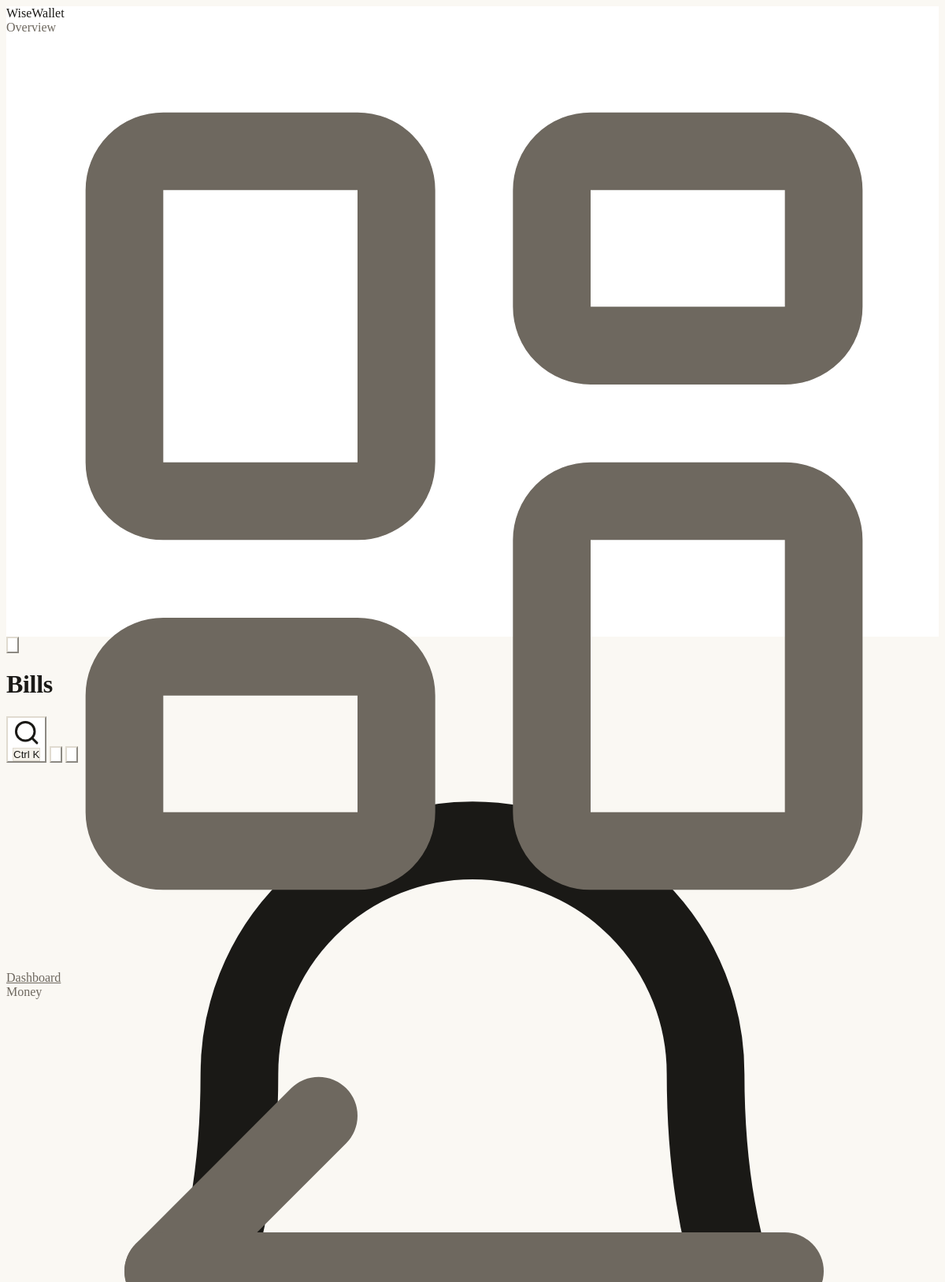
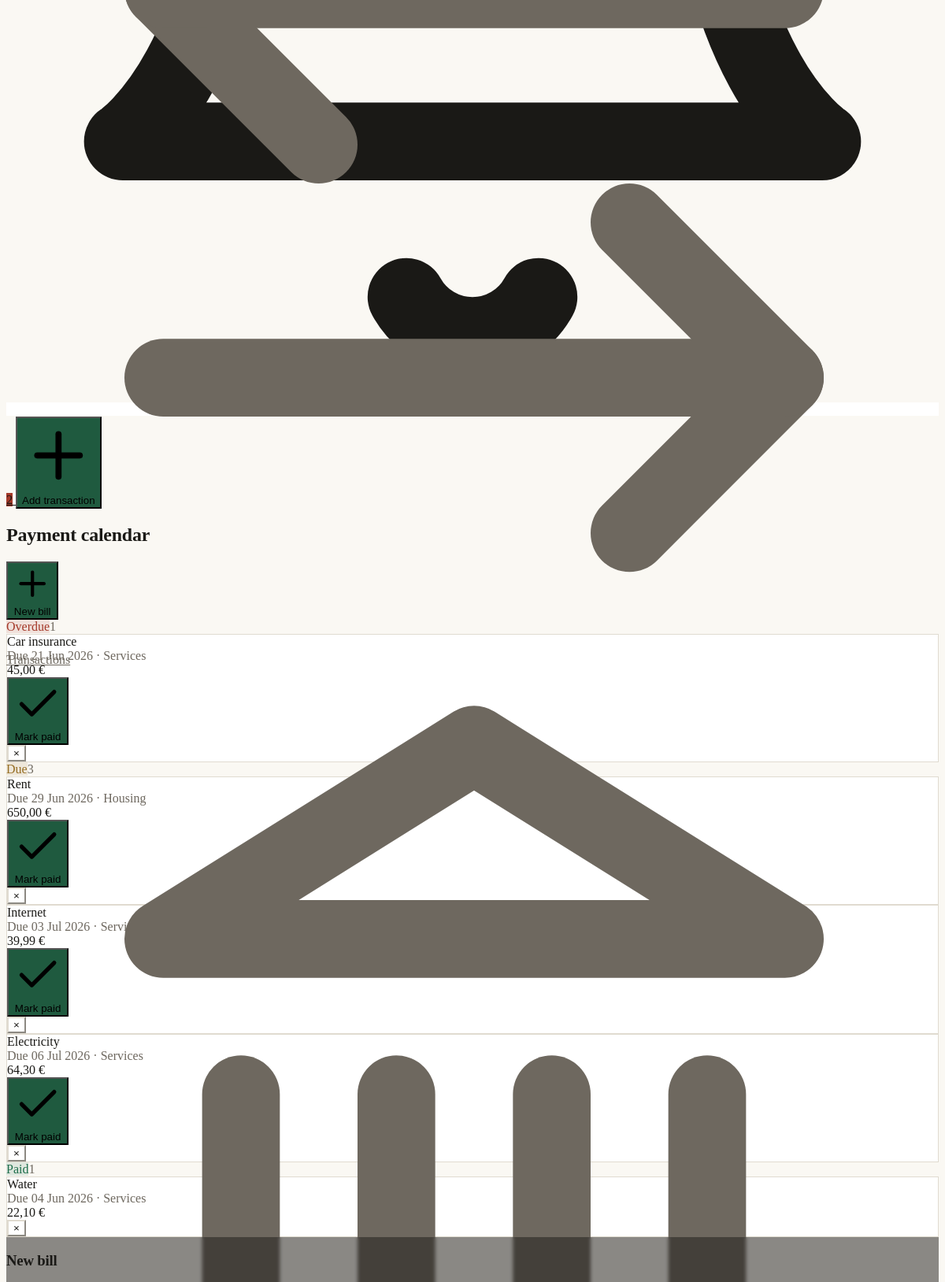
/bills (signed in, upper part), run on the app's committed database (2 pictures, top to bottom).
### tables this page shows
CREATE TABLE `bills` (
  `id`          INT UNSIGNED NOT NULL AUTO_INCREMENT,
  `user_id`     INT UNSIGNED NOT NULL,
  `name`        VARCHAR(150) NOT NULL,
  `amount`      DECIMAL(15,2) NOT NULL,
  `due_date`    DATE NOT NULL,
  `recurrence`  ENUM('once','weekly','monthly','quarterly','yearly') NOT NULL DEFAULT 'monthly',
  `category_id` INT UNSIGNED NULL,
  `account_id`  INT UNSIGNED NULL,
  `status`      ENUM('pending','paid','overdue') NOT NULL DEFAULT 'pending',
  `paid_at`     DATETIME NULL,
  `created_at`  DATETIME NOT NULL DEFAULT CURRENT_TIMESTAMP,
  PRIMARY KEY (`id`),
  KEY `idx_bills_user` (`user_id`),
  CONSTRAINT `fk_bills_user` FOREIGN KEY (`user_id`) REFERENCES `users`(`id`) ON DELETE CASCADE
);

CREATE TABLE `categories` (
  `id`         INT UNSIGNED NOT NULL AUTO_INCREMENT,
  `user_id`    INT UNSIGNED NULL,             
  `name`       VARCHAR(80) NOT NULL,
  `type`       ENUM('income','expense','transfer') NOT NULL,
  `icon`       VARCHAR(40) NOT NULL DEFAULT 'tag',
  `color`      VARCHAR(20) NOT NULL DEFAULT '#64748b',
  `is_system`  TINYINT(1) NOT NULL DEFAULT 0,
  `created_at` DATETIME NOT NULL DEFAULT CURRENT_TIMESTAMP,
  PRIMARY KEY (`id`),
  KEY `idx_categories_user_type` (`user_id`,`type`),
  CONSTRAINT `fk_categories_user` FOREIGN KEY (`user_id`) REFERENCES `users`(`id`) ON DELETE CASCADE
);

### app/helpers.php (called while the page is built, shortened)
<?php
function e($value): string
{
    return htmlspecialchars((string) ($value ?? ''), ENT_QUOTES | ENT_SUBSTITUTE, 'UTF-8');
}
function money($amount, string $symbol = '€'): string
{
    return number_format((float) $amount, 2, ',', ' ') . ' ' . $symbol;
}

### app/bootstrap.php (called while the page is built, shortened)
<?php
require __DIR__ . '/config.php';
require __DIR__ . '/Database.php';
require __DIR__ . '/helpers.php';
require __DIR__ . '/icons.php';
require __DIR__ . '/Security/Auth.php';
require __DIR__ . '/Services/Mailer.php';
require __DIR__ . '/Services/Notifier.php';
spl_autoload_register(static function (string $class): void {
    foreach (['/Models/', '/Services/'] as $dir) {
        $file = WW_APP . $dir . $class . '.php';
        if (is_file($file)) {
            return;
        }
    }
});

### app/Security/Auth.php (called while the page is built, shortened)
<?php
final class Auth
{
    public static function id(): ?int
    {
        return isset($_SESSION['user_id']) ? (int) $_SESSION['user_id'] : null;
    }
}

### app/Database.php (called while the page is built, shortened)
<?php
final class Database
{
    private static ?PDO $pdo = null;
    public static function pdo(): PDO
    {
        if (self::$pdo instanceof PDO) {
            return self::$pdo;
        }
        $host = (string) ww_config('DB_HOST', '127.0.0.1');
        $port = (string) ww_config('DB_PORT', '3306');
        $name = (string) ww_config('DB_NAME', 'wisewallet');
        $user = (string) ww_config('DB_USER', 'root');
        $pass = (string) ww_config('DB_PASS', '');
        $dsn = "mysql:host={$host};port={$port};dbname={$name};charset=utf8mb4";
        try {
            self::$pdo = new PDO($dsn, $user, $pass, [
                PDO::ATTR_ERRMODE            => PDO::ERRMODE_EXCEPTION,
                PDO::ATTR_DEFAULT_FETCH_MODE => PDO::FETCH_ASSOC,
                PDO::ATTR_EMULATE_PREPARES   => false,
                PDO::ATTR_STRINGIFY_FETCHES  => false,
            ]);
        } catch (PDOException $e) {
            error_log('DB connection failed: ' . $e->getMessage());
            http_response_code(503);
            if (WW_DEBUG) {
                exit('Database connection failed: ' . htmlspecialchars($e->getMessage(), ENT_QUOTES));
            }
            exit('Service temporarily unavailable. Please try again later.');
        }
        return self::$pdo;
    }
    public static function all(string $sql, array $params = []): array
    {
        $stmt = self::pdo()->prepare($sql);
        $stmt->execute($params);
        return $stmt->fetchAll();
    }
    public static function scalar(string $sql, array $params = [])
    {
        $stmt = self::pdo()->prepare($sql);
        $stmt->execute($params);
        $val = $stmt->fetchColumn();
        return $val === false ? null : $val;
    }
    public static function run(string $sql, array $params = []): int
    {
        $stmt = self::pdo()->prepare($sql);
        $stmt->execute($params);
        return $stmt->rowCount();
    }
}

### app/Services/Finance.php (called while the page is built, shortened)
<?php
final class Finance
{
    public static function bills(int $uid): array
    {
        Database::run("UPDATE bills SET status='overdue' WHERE user_id=? AND status='pending' AND due_date < CURDATE()", [$uid]);
        $rows = Database::all(
            "SELECT b.*, c.name category_name FROM bills b LEFT JOIN categories c ON c.id=b.category_id
              WHERE b.user_id=? ORDER BY FIELD(b.status,'overdue','pending','paid'), b.due_date", [$uid]);
        foreach ($rows as $b) {
            if ($b['status'] === 'overdue') {
                Notifier::send($uid, 'bill', 'Bill overdue: ' . $b['name'],
                    $b['name'] . ' (' . number_format((float) $b['amount'], 2) . '€) was due on ' . date('d M Y', strtotime($b['due_date'])) . ' and is now overdue.', 'calendar');
            } elseif ($b['status'] === 'pending' && strtotime($b['due_date']) <= strtotime('+2 days')) {
                Notifier::send($uid, 'bill', 'Bill due soon: ' . $b['name'],
                    $b['name'] . ' (' . number_format((float) $b['amount'], 2) . '€) is due on ' . date('d M Y', strtotime($b['due_date'])) . '.', 'calendar');
            }
        }
        return $rows;
    }
}

### app/Services/Notifier.php (called while the page is built, shortened)
<?php
final class Notifier
{
    public static function send(int $uid, string $type, string $title, string $body, string $icon = 'bell'): void
    {
        $dup = Database::scalar(
            "SELECT id FROM notifications WHERE user_id=? AND title=? AND created_at > (NOW() - INTERVAL 1 DAY) LIMIT 1",
            [$uid, $title]
        );
        Database::run(
            "INSERT INTO notifications (user_id,type,title,body,icon,created_at) VALUES (?,?,?,?,?,NOW())",
            [$uid, $type, $title, $body, $icon]
        );
        $wantsEmail = (int) (Database::scalar("SELECT email_notifications FROM users WHERE id=?", [$uid]) ?? 1) === 1;
        $email = Database::scalar("SELECT email FROM users WHERE id=?", [$uid]);
    }
}

### app/config.php (called while the page is built, shortened)
<?php
function ww_config(string $key, $default = null)
{
    $env = $GLOBALS['__ww_env'][$key] ?? getenv($key);
    if ($env === false || $env === null || $env === '') {
        return $default;
    }
    $lower = strtolower((string) $env);
    return $env;
}

### app/Services/Mailer.php (called while the page is built, shortened)
<?php
final class Mailer
{
    public static function send(string $to, string $subject, string $body): bool
    {
        if (strtolower((string) ww_config('MAIL_DRIVER', 'log')) !== 'smtp') {
            return true;
        }
    }
}

### public/bills.php (the view, shortened to what this page needs)
<?php
require __DIR__ . '/../app/bootstrap.php';
$uid = Auth::id();
$bills = Finance::bills($uid);
$groups = ['overdue' => [], 'pending' => [], 'paid' => []];
foreach ($bills as $b) { $groups[$b['status']][] = $b; }
$labels = ['overdue' => 'Overdue', 'pending' => 'Due', 'paid' => 'Paid'];
$badge = ['overdue' => 'badge-neg', 'pending' => 'badge-warn', 'paid' => 'badge-pos'];
require __DIR__ . '/../app/views/partials/app_head.php';
?>
<div class="flex justify-between items-center mb-5">
  <h2 class="font-display font-semibold text-lg">Payment calendar</h2>
  <button class="btn-primary" data-modal-open="#m-bill"><?= icon('plus','w-4 h-4') ?> New bill</button>
</div>
<div class="grid gap-5 lg:grid-cols-3">
  <?php foreach (['overdue', 'pending', 'paid'] as $st): ?>
    <div>
      <div class="flex items-center gap-2 mb-3"><span class="<?= $badge[$st] ?>"><?= $labels[$st] ?></span><span class="text-soft text-sm"><?= count($groups[$st]) ?></span></div>
      <div class="space-y-3">
        <?php foreach ($groups[$st] as $b): ?>
          <div class="card card-pad">
            <div class="flex justify-between items-start">
              <div>
                <div class="font-medium"><?= e($b['name']) ?></div>
                <div class="text-xs text-soft">Due <?= date('d M Y', strtotime($b['due_date'])) ?> · <?= e($b['category_name'] ?? 'General') ?></div>
              </div>
              <div class="text-right font-display font-semibold amount sensitive"><?= money($b['amount']) ?></div>
            </div>
            <div class="flex gap-2 mt-3">
              <?php if ($st !== 'paid'): ?>
                <form data-api-form="/api/bills.php" data-method="PATCH" class="flex-1">
                  <button class="btn-primary btn-sm w-full"><?= icon('check','w-4 h-4') ?> Mark paid</button>
                </form>
              <?php endif; ?>
              <button class="btn-ghost btn-sm p-1.5" data-del="/api/bills.php" data-id="<?= $b['id'] ?>">&times;</button>
            </div>
          </div>
        <?php endforeach; ?>
      </div>
    </div>
  <?php endforeach; ?>
</div>
<div id="m-bill" class="hidden modal-backdrop">
  <div class="modal">
    <div class="flex items-center justify-between mb-4"><h3 class="font-display text-lg font-semibold">New bill</h3><button class="btn-ghost btn-sm p-2" data-modal-close>&times;</button></div>
  </div>
</div>
<?php require __DIR__ . '/../app/views/partials/app_foot.php';

### app/icons.php (shortened to what this page needs)
<?php
function icon(string $name, string $class = 'w-5 h-5'): string
{
    $body = $p[$name] ?? '<circle cx="12" cy="12" r="3"/>';
    return '<svg class="' . e($class) . '" viewBox="0 0 24 24" fill="none" stroke="currentColor" stroke-width="2" stroke-linecap="round" stroke-linejoin="round" aria-hidden="true">' . $body . '</svg>';
}

### src/css/app.css (style rules this page uses)
:root { --paper: 250 248 243; --surface: 255 255 255; --surface-2: 244 241 234; --ink: 26 25 22; --ink-soft: 110 104 95; --line: 224 219 208; --accent: 31 90 63; --pos: 31 110 76; --neg: 165 58 42; --warn: 150 110 36; }

### data on the page
bills: name "Car insurance", due_date "21 Jun 2026", category.name "Services", amount "45,00 €"
bills: name "Rent", due_date "29 Jun 2026", category.name "Housing", amount "650,00 €"
bills: name "Internet", due_date "03 Jul 2026", category.name "Services", amount "39,99 €"
bills: name "Electricity", due_date "06 Jul 2026", category.name "Services", amount "64,30 €"
bills: name "Water", due_date "04 Jun 2026", category.name "Services", amount "22,10 €"

### other printed values
$group "Overview"
$label "Dashboard"
$group "Money"
$label "Transactions"
$title "Bills"
$unread "2"
$labels[$st] "Overdue"
count($groups[$st]) "1"
$labels[$st] "Due"
count($groups[$st]) "3"
$labels[$st] "Paid"
